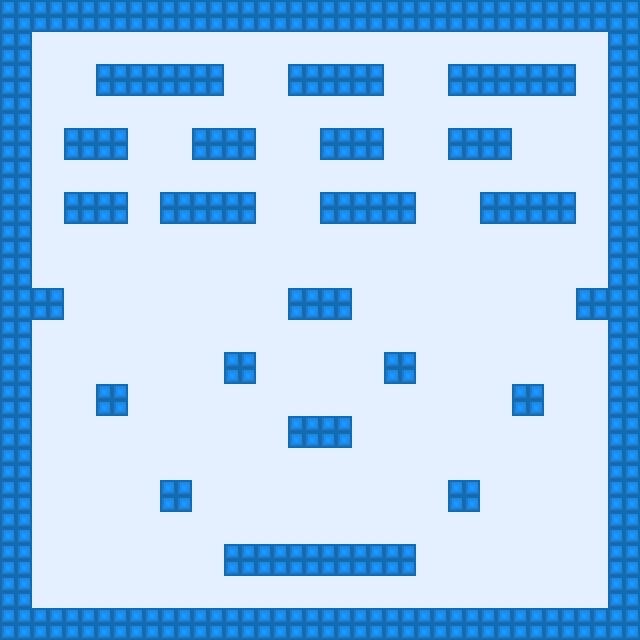

The image is a tile-based game level rendered from a .tmx file. Its description and source (layers, tilesets, objects; grid data summarised) follow:
An orthogonal 40x40 tile map with 16x16 px tiles, 2 tile layers (Background, Block) and 3 objects (Player2, Player, Player3).

<map version="1.0" orientation="orthogonal" renderorder="right-down" width="40" height="40" tilewidth="16" tileheight="16" nextobjectid="4">
 <tileset firstgid="1" name="tileset" tilewidth="16" tileheight="16">
  <image source="../graphics/tileset.png" width="64" height="32" />
 </tileset>
 <layer name="Background" width="40" height="40">
  <data>[1600 cells, 1600 non-empty, 4 distinct tile ids]</data>
 </layer>
 <layer name="Block" width="40" height="40">
  <data>[1600 cells, 496 non-empty, 4 distinct tile ids]</data>
 </layer>
 <objectgroup name="Spawn">
  <object id="1" name="Player2" x="477" y="306" width="36" height="35" />
  <object id="2" name="Player" x="112" y="300" width="42" height="42" />
  <object id="3" name="Player3" x="316" y="363" width="29" height="26" />
 </objectgroup>
</map>